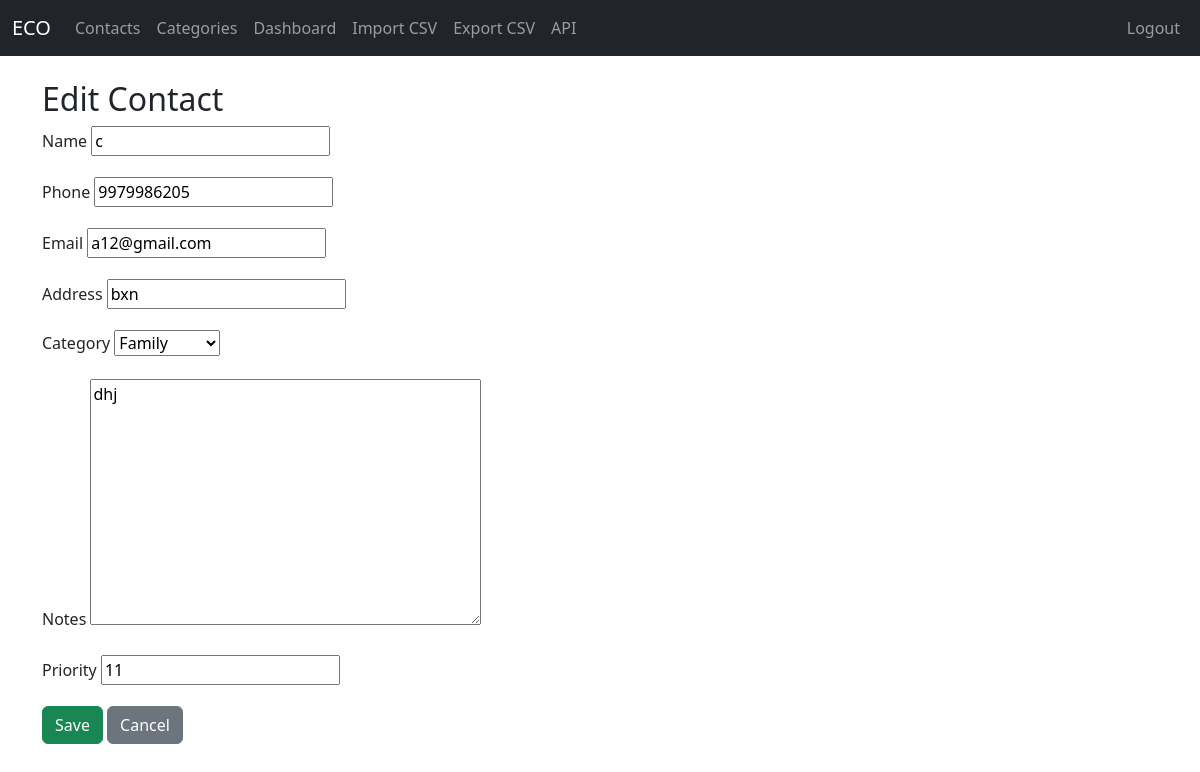
/contacts/6/edit/ (signed in), run on the app's committed database.
### contacts/models.py (models this page shows, shortened)
class Contact(models.Model):
    user = models.ForeignKey(User, on_delete=models.CASCADE)
    name = models.CharField(max_length=100)
    phone = models.CharField(max_length=20)
    email = models.EmailField(blank=True)
    address = models.CharField(max_length=255, blank=True)
    category = models.ForeignKey(Category, on_delete=models.SET_NULL, null=True, blank=True)
    notes = models.TextField(blank=True)
    priority = models.IntegerField(default=0)
    created_at = models.DateTimeField(auto_now_add=True)
    updated_at = models.DateTimeField(auto_now=True)

### contacts/views.py (the view)
# urls.py: path('contacts/<int:pk>/edit/', views.contact_edit, name='contact_edit'),
@login_required
def contact_edit(request, pk):
    contact = get_object_or_404(Contact, pk=pk, user=request.user)
    if request.method == 'POST':
        form = ContactForm(request.POST, instance=contact)
        if form.is_valid():
            form.save()
            messages.success(request, 'Contact updated!')
            return redirect('contact_list')
    else:
        form = ContactForm(instance=contact)
    return render(request, 'contacts/contact_form.html', {'form': form, 'contact': contact})

### contacts/forms.py
class ContactForm(forms.ModelForm):
    class Meta:
        model = Contact
        fields = ['name', 'phone', 'email', 'address', 'category', 'notes', 'priority']

### contacts/models.py (called while the page is built)
    def __str__(self):
        return self.name

### contacts/templates/contacts/contact_form.html (shortened to what this page needs)
{% extends 'contacts/base.html' %}
{% block content %}
<h2>{% if contact %}Edit{% else %}Add{% endif %} Contact</h2>
<form method="post">
    <div class="mb-3">
        <label for="id_name" class="form-label">Name</label>
        {{ form.name }}
    </div>
    <div class="mb-3">
        <label for="id_phone" class="form-label">Phone</label>
        {{ form.phone }}
    </div>
    <div class="mb-3">
        <label for="id_email" class="form-label">Email</label>
        {{ form.email }}
    </div>
    <div class="mb-3">
        <label for="id_address" class="form-label">Address</label>
        {{ form.address }}
    </div>
    <div class="mb-3">
        <label for="id_category" class="form-label">Category</label>
        {{ form.category }}
    </div>
    <div class="mb-3">
        <label for="id_notes" class="form-label">Notes</label>
        {{ form.notes }}
    </div>
    <div class="mb-3">
        <label for="id_priority" class="form-label">Priority</label>
        {{ form.priority }}
    </div>
    <button type="submit" class="btn btn-success">Save</button>
    <a href="/contacts/" class="btn btn-secondary">Cancel</a>
</form>
{% endblock %}

### data on the page
Contact: name "c", phone "9979986205", email "a12@gmail.com", address "bxn", category "Family", notes "dhj", priority "11"
